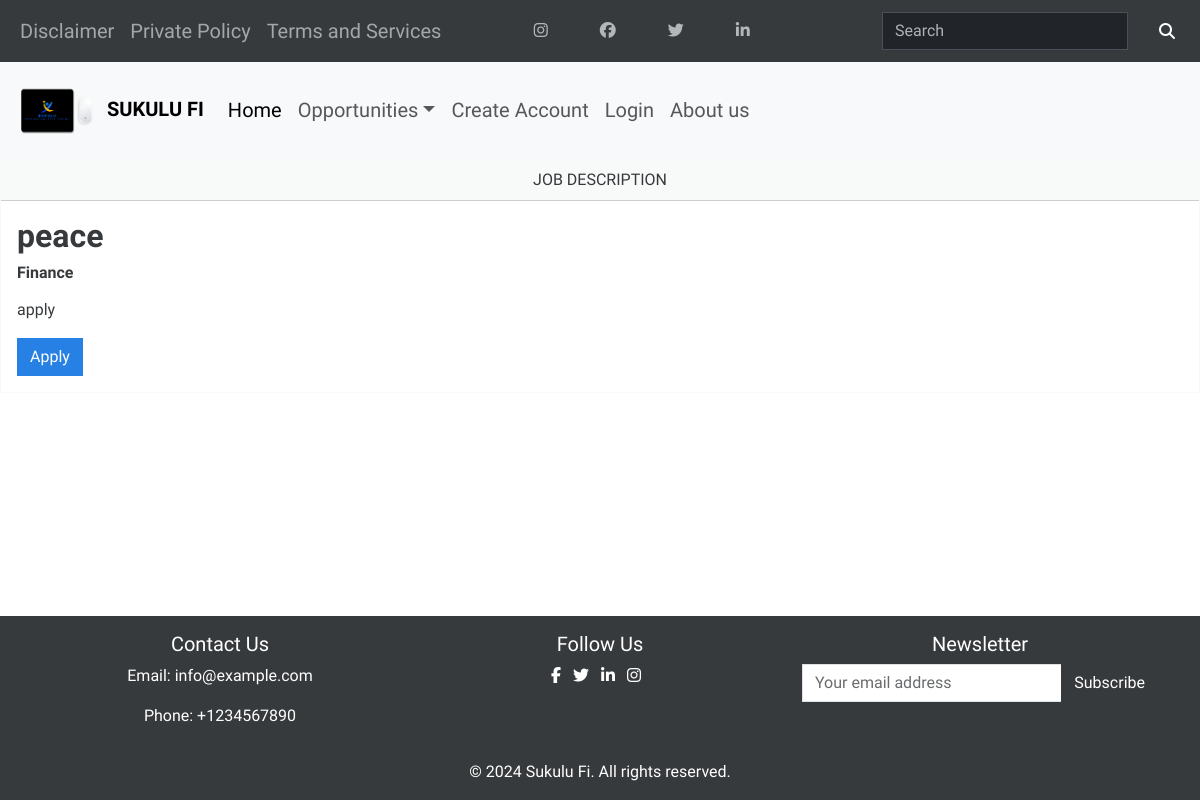
Screenshot of /jobs/description/3/ with the database file from the repository.
### jobs/models.py (models this page shows, shortened)
class Jobs(models.Model):
    company = models.CharField(max_length=100)
    logo = models.ImageField(upload_to='images/', default='images/default.jpg', validators=[validate_image_extension])
    title = models.CharField(max_length=200)
    description = RichTextField(blank=True, null=True)
    location = models.CharField(max_length=100)
    deadline = models.DateField()
    description_file = models.FileField(upload_to='uploads', blank=True, null=True)
    link = models.URLField(blank=True, null=True)
    status = models.CharField(max_length=10, choices=STATUS_CHOICES, default='active')
    created_by = models.ForeignKey(CustomUser, on_delete=models.CASCADE, default=True)
    created_at = models.DateTimeField(default=timezone.now, editable=False)  # New field

### jobs/views.py (the view)
# urls.py: path('description/<int:id>/',views.description, name='description'),
def description(request, id):
    describe= Jobs.objects.get(pk=id)
    return render(request,'lists-jobs/describe.html',{'describe': describe})

### jobs/templates/lists-jobs/describe.html (shortened to what this page needs)
{% extends "cores/base.html" %}
{% block content %}
<div class="card border-light mb-3 " style="max-width: 100%;">
    <div class="card-header text-center ">JOB DESCRIPTION</div>
    <div class="card-body">
      <h2 class="card-title"><strong>{{describe.company}}</strong></h3>
      <h6 class="card-title"><strong>{{describe.title}}</strong></h6>
      <p class="card-text">{{describe.description|safe}}</p>
      {% if describe.link %}
      <a href="{{describe.link}}" class="btn btn-primary">Apply</a>
      {%else%}
       <p> download the job description from the page for more details and application process</p>
      {%endif%}
    </div>
  </div>
{% endblock %}

### core/static/css/style.css (style rules this page uses)
body { display: flex; flex-direction: column; min-height: 100vh; }
.card { transition: transform 0.3s, box-shadow 0.3s; }

### rows the page displays
Jobs: company "peace", title "Finance", description "apply"
